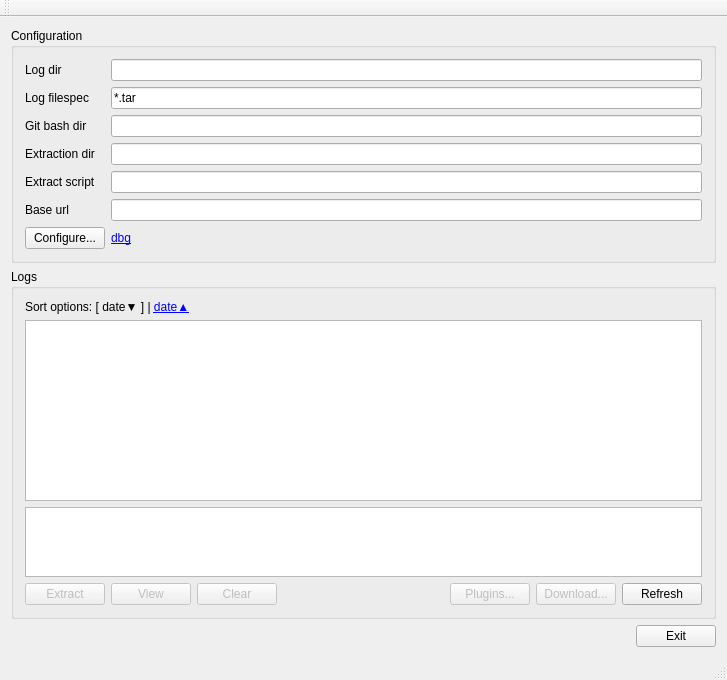
<?xml version="1.0" encoding="UTF-8"?>
<ui version="4.0">
 <class>MainWindow</class>
 <widget class="QMainWindow" name="MainWindow">
  <property name="geometry">
   <rect>
    <x>0</x>
    <y>0</y>
    <width>727</width>
    <height>680</height>
   </rect>
  </property>
  <property name="windowTitle">
   <string>Archive Manager</string>
  </property>
  <widget class="QWidget" name="centralWidget">
   <layout class="QVBoxLayout" name="verticalLayout_2">
    <item>
     <widget class="QGroupBox" name="grpConfiguration">
      <property name="title">
       <string>Configuration</string>
      </property>
      <layout class="QVBoxLayout" name="verticalLayout">
       <item>
        <layout class="QFormLayout" name="formLayout">
         <item row="0" column="0">
          <widget class="QLabel" name="lblLogDir">
           <property name="text">
            <string>Log dir</string>
           </property>
          </widget>
         </item>
         <item row="0" column="1">
          <widget class="QLineEdit" name="txtLogDir">
           <property name="text">
            <string/>
           </property>
           <property name="readOnly">
            <bool>true</bool>
           </property>
          </widget>
         </item>
         <item row="1" column="0">
          <widget class="QLabel" name="lblFilespec">
           <property name="text">
            <string>Log filespec</string>
           </property>
          </widget>
         </item>
         <item row="1" column="1">
          <widget class="QLineEdit" name="txtFilespec">
           <property name="text">
            <string>*.tar</string>
           </property>
           <property name="readOnly">
            <bool>true</bool>
           </property>
          </widget>
         </item>
         <item row="6" column="0">
          <widget class="QPushButton" name="btnConfigure">
           <property name="toolTip">
            <string>Open configuration dialog</string>
           </property>
           <property name="text">
            <string>Configure...</string>
           </property>
          </widget>
         </item>
         <item row="2" column="0">
          <widget class="QLabel" name="lblGitDir">
           <property name="text">
            <string>Git bash dir</string>
           </property>
          </widget>
         </item>
         <item row="2" column="1">
          <widget class="QLineEdit" name="txtGitDir">
           <property name="readOnly">
            <bool>true</bool>
           </property>
          </widget>
         </item>
         <item row="3" column="0">
          <widget class="QLabel" name="lblExtractionDir">
           <property name="text">
            <string>Extraction dir</string>
           </property>
          </widget>
         </item>
         <item row="3" column="1">
          <widget class="QLineEdit" name="txtExtractionDir">
           <property name="toolTip">
            <string>Where we extract archive directories</string>
           </property>
           <property name="readOnly">
            <bool>true</bool>
           </property>
          </widget>
         </item>
         <item row="4" column="0">
          <widget class="QLabel" name="lblExtractScript">
           <property name="text">
            <string>Extract script</string>
           </property>
          </widget>
         </item>
         <item row="4" column="1">
          <widget class="QLineEdit" name="txtExtractScript">
           <property name="toolTip">
            <string>Bash script used to extract archive in curent directory</string>
           </property>
           <property name="readOnly">
            <bool>true</bool>
           </property>
          </widget>
         </item>
         <item row="5" column="0">
          <widget class="QLabel" name="lblBaseUrl">
           <property name="text">
            <string>Base url</string>
           </property>
          </widget>
         </item>
         <item row="5" column="1">
          <widget class="QLineEdit" name="txtBaseUrl">
           <property name="readOnly">
            <bool>true</bool>
           </property>
          </widget>
         </item>
         <item row="6" column="1">
          <widget class="QLabel" name="lblGlobalOptions">
           <property name="text">
            <string>&lt;a href=&quot;toggleVerbose&quot;&gt;dbg&lt;/a&gt;</string>
           </property>
          </widget>
         </item>
        </layout>
       </item>
      </layout>
     </widget>
    </item>
    <item>
     <widget class="QGroupBox" name="grpLogs">
      <property name="title">
       <string>Logs</string>
      </property>
      <layout class="QVBoxLayout" name="verticalLayout_3" stretch="0,0,2,0">
       <item>
        <widget class="QLabel" name="lblSortOptions">
         <property name="text">
          <string>&lt;html&gt;&lt;head/&gt;&lt;body&gt;&lt;p&gt;Sort options: [ date▼ ] | &lt;a href=&quot;dateAscending&quot;&gt;date▲&lt;/a&gt;&lt;/p&gt;&lt;/body&gt;&lt;/html&gt;</string>
         </property>
        </widget>
       </item>
       <item>
        <widget class="QListView" name="lstLogsModel"/>
       </item>
       <item>
        <widget class="QTextBrowser" name="txtItemDetails">
         <property name="readOnly">
          <bool>true</bool>
         </property>
         <property name="textInteractionFlags">
          <set>Qt::LinksAccessibleByMouse|Qt::TextSelectableByMouse</set>
         </property>
         <property name="openLinks">
          <bool>false</bool>
         </property>
        </widget>
       </item>
       <item>
        <layout class="QHBoxLayout" name="horizontalLayout_2">
         <item>
          <widget class="QPushButton" name="btnLogExtract">
           <property name="enabled">
            <bool>false</bool>
           </property>
           <property name="toolTip">
            <string>Extract archive contents to directory</string>
           </property>
           <property name="text">
            <string>Extract</string>
           </property>
          </widget>
         </item>
         <item>
          <widget class="QPushButton" name="btnView">
           <property name="enabled">
            <bool>false</bool>
           </property>
           <property name="toolTip">
            <string>Analyze and view logs</string>
           </property>
           <property name="text">
            <string>View</string>
           </property>
          </widget>
         </item>
         <item>
          <widget class="QPushButton" name="btnClear">
           <property name="enabled">
            <bool>false</bool>
           </property>
           <property name="toolTip">
            <string>Clear extracted data</string>
           </property>
           <property name="text">
            <string>Clear</string>
           </property>
          </widget>
         </item>
         <item>
          <spacer name="horizontalSpacer_2">
           <property name="orientation">
            <enum>Qt::Horizontal</enum>
           </property>
           <property name="sizeHint" stdset="0">
            <size>
             <width>40</width>
             <height>20</height>
            </size>
           </property>
          </spacer>
         </item>
         <item>
          <widget class="QPushButton" name="btnPlugins">
           <property name="enabled">
            <bool>false</bool>
           </property>
           <property name="text">
            <string>Plugins...</string>
           </property>
          </widget>
         </item>
         <item>
          <widget class="QPushButton" name="btnDownload">
           <property name="enabled">
            <bool>false</bool>
           </property>
           <property name="toolTip">
            <string>Browse for logs to download</string>
           </property>
           <property name="text">
            <string>Download...</string>
           </property>
          </widget>
         </item>
         <item>
          <widget class="QPushButton" name="btnRefresh">
           <property name="text">
            <string>Refresh</string>
           </property>
          </widget>
         </item>
        </layout>
       </item>
      </layout>
     </widget>
    </item>
    <item>
     <layout class="QHBoxLayout" name="horizontalLayout">
      <item>
       <spacer name="horizontalSpacer">
        <property name="orientation">
         <enum>Qt::Horizontal</enum>
        </property>
        <property name="sizeHint" stdset="0">
         <size>
          <width>40</width>
          <height>20</height>
         </size>
        </property>
       </spacer>
      </item>
      <item>
       <widget class="QPushButton" name="btnQuit">
        <property name="toolTip">
         <string>Exit this app</string>
        </property>
        <property name="text">
         <string>Exit</string>
        </property>
       </widget>
      </item>
     </layout>
    </item>
   </layout>
  </widget>
  <widget class="QMenuBar" name="menuBar">
   <property name="geometry">
    <rect>
     <x>0</x>
     <y>0</y>
     <width>727</width>
     <height>22</height>
    </rect>
   </property>
  </widget>
  <widget class="QToolBar" name="mainToolBar">
   <attribute name="toolBarArea">
    <enum>TopToolBarArea</enum>
   </attribute>
   <attribute name="toolBarBreak">
    <bool>false</bool>
   </attribute>
  </widget>
  <widget class="QStatusBar" name="statusBar"/>
 </widget>
 <layoutdefault spacing="6" margin="11"/>
 <resources/>
 <connections/>
</ui>
